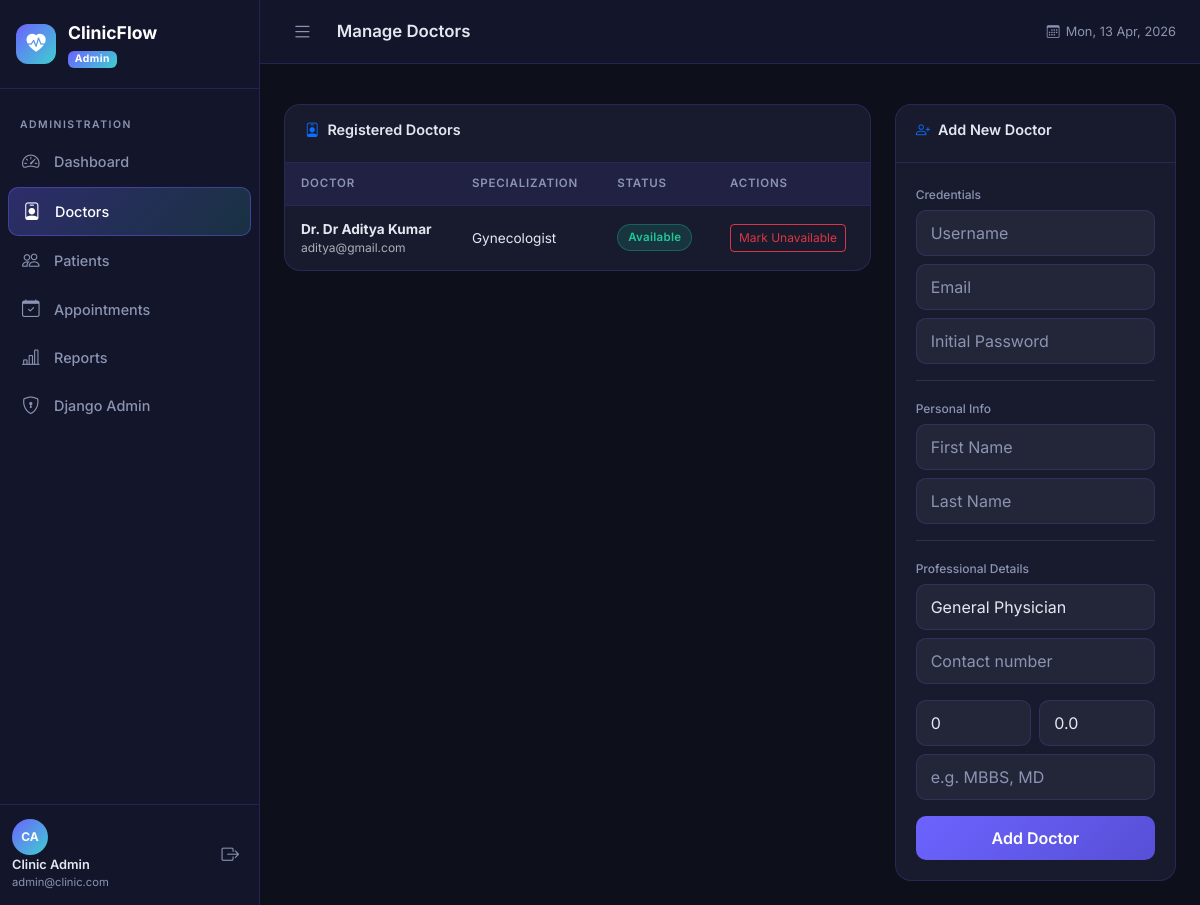
Page /admin-panel/doctors/ (signed in) on the committed database.
### accounts/models.py (models this page shows, shortened)
class User(AbstractUser):
    is_patient = models.BooleanField(default=False)
    is_doctor = models.BooleanField(default=False)
    is_admin_user = models.BooleanField(default=False)
    def get_role(self):
        if self.is_superuser or self.is_admin_user:
            return 'Admin'
        if self.is_doctor:
            return 'Doctor'
        if self.is_patient:
            return 'Patient'
        return 'Unknown'

### doctors/models.py (models this page shows, shortened)
class DoctorProfile(models.Model):
    user = models.OneToOneField(User, on_delete=models.CASCADE, related_name='doctor_profile')
    specialization = models.CharField(max_length=100, choices=SPECIALIZATION_CHOICES)
    contact_number = models.CharField(max_length=15, blank=True)
    qualification = models.CharField(max_length=200, blank=True)
    experience_years = models.PositiveIntegerField(default=0)
    consultation_fee = models.DecimalField(max_digits=8, decimal_places=2, default=0.00)
    bio = models.TextField(blank=True)
    is_available = models.BooleanField(default=True)
    created_at = models.DateTimeField(auto_now_add=True)

### patients/admin_views.py (the view)
    def wrapper(request, *args, **kwargs):
        if not request.user.is_authenticated or (
            not request.user.is_superuser and not request.user.is_admin_user
        ):
            from django.http import HttpResponseForbidden
            return HttpResponseForbidden("Admin access required.")
        return view_func(request, *args, **kwargs)

### patients/admin_views.py (called while the page is built)
def admin_required(view_func):
    def wrapper(request, *args, **kwargs):
        if not request.user.is_authenticated or (
            not request.user.is_superuser and not request.user.is_admin_user
        ):
            from django.http import HttpResponseForbidden
            return HttpResponseForbidden("Admin access required.")
        return view_func(request, *args, **kwargs)
    return login_required(wrapper)

@admin_required
def manage_doctors(request):
    form = AddDoctorForm(request.POST or None)
    if request.method == 'POST' and form.is_valid():
        form.save()
        messages.success(request, "Doctor added successfully!")
        return redirect('admin_panel:doctors')
    doctors = DoctorProfile.objects.select_related('user').annotate(
        appt_count=Count('appointments')
    )
    return render(request, 'admin_panel/doctors.html', {'form': form, 'doctors': doctors})

### templates/admin_panel/doctors.html (shortened to what this page needs)
{% extends 'base.html' %}
{% block page_title %}Manage Doctors{% endblock %}
{% block content %}
<div class="row">
  <div class="col-lg-8">
    <div class="clinic-card">
      <div class="clinic-card-header">
        <h5 class="clinic-card-title"><i class="bi bi-person-badge text-primary"></i> Registered Doctors</h5>
      </div>
      <div class="clinic-card-body p-0">
        <div class="table-responsive">
          <table class="clinic-table">
            <thead>
              <tr>
                <th>Doctor</th>
                <th>Specialization</th>
                <th>Status</th>
                <th>Actions</th>
              </tr>
            </thead>
            <tbody>
              {% for d in doctors %}
              <tr>
                <td>
                  <div class="fw-bold">Dr. {{ d.user.get_full_name }}</div>
                  <div class="text-muted" style="font-size:0.75rem">{{ d.user.email }}</div>
                </td>
                <td>{{ d.specialization }}</td>
                <td>
                  {% if d.is_available %}
                    <span class="status-badge status-completed">Available</span>
                  {% else %}
                    <span class="status-badge status-cancelled">Unavailable</span>
                  {% endif %}
                </td>
                <td>
                  <form method="post" action="{% url 'admin_panel:toggle_doctor' d.pk %}">
                    <button type="submit" class="btn btn-sm {% if d.is_available %}btn-outline-danger{% else %}btn-outline-success{% endif %} py-1" style="font-size:0.75rem">
                      {% if d.is_available %}Mark Unavailable{% else %}Mark Available{% endif %}
                    </button>
                  </form>
                </td>
              </tr>
              {% empty %}
              <tr><td colspan="4" class="text-center py-4">No doctors found.</td></tr>
              {% endfor %}
            </tbody>
          </table>
        </div>
      </div>
    </div>
  </div>
  <div class="col-lg-4">
    <div class="clinic-card position-sticky" style="top: 80px">
      <div class="clinic-card-header">
        <h5 class="clinic-card-title"><i class="bi bi-person-plus text-primary"></i> Add New Doctor</h5>
      </div>
      <div class="clinic-card-body">
        <form method="post">
          <div class="mb-2">
            <label class="form-label" style="font-size:0.75rem">Credentials</label>
            {{ form.username }}
            <div class="mt-2">{{ form.email }}</div>
            <div class="mt-2">{{ form.password }}</div>
          </div>
          <hr class="border-secondary my-3">
          <div class="mb-2">
            <label class="form-label" style="font-size:0.75rem">Personal Info</label>
            {{ form.first_name }}
            <div class="mt-2">{{ form.last_name }}</div>
          </div>
          <hr class="border-secondary my-3">
          <div class="mb-3">
            <label class="form-label" style="font-size:0.75rem">Professional Details</label>
            {{ form.specialization }}
            <div class="mt-2">{{ form.contact_number }}</div>
            <div class="row mt-2 g-2">
              <div class="col-6">{{ form.experience_years }}</div>
              <div class="col-6">{{ form.consultation_fee }}</div>
            </div>
            <div class="mt-2">{{ form.qualification }}</div>
          </div>
          <button type="submit" class="btn btn-primary-grad w-100">Add Doctor</button>
        </form>
      </div>
    </div>
  </div>
</div>
{% endblock %}

### templates/base.html (shortened to what this page needs)
{% load static %}
<!DOCTYPE html>
<html lang="en" data-bs-theme="dark">
<head>
  <link href="https://cdn.jsdelivr.net/npm/bootstrap@5.3.3/dist/css/bootstrap.min.css" rel="stylesheet" />
  <link href="https://cdn.jsdelivr.net/npm/bootstrap-icons@1.11.3/font/bootstrap-icons.min.css" rel="stylesheet" />
  <link href="{% static 'css/style.css' %}" rel="stylesheet" />
</head>
<body>
{% if user.is_authenticated %}
<div class="app-wrapper">
  <aside class="sidebar" id="sidebar">
    <div class="sidebar-brand">
      <div class="brand-icon"><i class="bi bi-heart-pulse-fill"></i></div>
      <div class="brand-text">
        <span class="brand-name">ClinicFlow</span>
        <span class="brand-role badge">{{ user.get_role }}</span>
      </div>
    </div>
    <nav class="sidebar-nav">
      {% if user.is_superuser or user.is_admin_user %}
        <div class="nav-section">Administration</div>
        <a href="{% url 'admin_panel:dashboard' %}" class="nav-link {% if request.resolver_match.namespace == 'admin_panel' and request.resolver_match.url_name == 'dashboard' %}active{% endif %}">
          <i class="bi bi-speedometer2"></i> Dashboard
        </a>
        <a href="{% url 'admin_panel:doctors' %}" class="nav-link {% if request.resolver_match.url_name == 'doctors' %}active{% endif %}">
          <i class="bi bi-person-badge"></i> Doctors
        </a>
        <a href="{% url 'admin_panel:patients' %}" class="nav-link {% if request.resolver_match.url_name == 'patients' %}active{% endif %}">
          <i class="bi bi-people"></i> Patients
        </a>
        <a href="{% url 'admin_panel:appointments' %}" class="nav-link {% if request.resolver_match.url_name == 'appointments' %}active{% endif %}">
          <i class="bi bi-calendar-check"></i> Appointments
        </a>
        <a href="{% url 'admin_panel:reports' %}" class="nav-link {% if request.resolver_match.url_name == 'reports' %}active{% endif %}">
          <i class="bi bi-bar-chart-line"></i> Reports
        </a>
        <a href="/admin/" class="nav-link">
          <i class="bi bi-shield-lock"></i> Django Admin
        </a>
      {% endif %}
    </nav>
    <div class="sidebar-footer">
      <div class="user-info">
        <div class="user-avatar">{{ user.first_name|first|upper }}{{ user.last_name|first|upper }}</div>
        <div>
          <div class="user-name">{{ user.get_full_name|default:user.username }}</div>
          <div class="user-email">{{ user.email|truncatechars:22 }}</div>
        </div>
      </div>
      <a href="{% url 'accounts:logout' %}" class="logout-btn">
        <i class="bi bi-box-arrow-right"></i>
      </a>
    </div>
  </aside>
  <main class="main-content">
    <header class="topbar">
      <button class="sidebar-toggle" id="sidebarToggle">
        <i class="bi bi-list"></i>
      </button>
      <div class="topbar-title">{% block page_title %}Dashboard{% endblock %}</div>
      <div class="topbar-right">
        <span class="topbar-date"><i class="bi bi-calendar3"></i> <span id="topbar-date"></span></span>
      </div>
    </header>
    <div class="alert-container">
    </div>
    <div class="page-content">
{% endif %}
  {% block content %}{% endblock %}
{% if user.is_authenticated %}
    </div>
  </main>
</div>
{% else %}
</div>
{% endif %}
</body>
</html>

### rows in the picture
User: get_role "Admin", first_name|first "C", last_name|first "A", get_full_name "Clinic Admin", email "admin@clinic.com"
DoctorProfile: user.get_full_name "Dr Aditya Kumar", user.email "aditya@gmail.com", specialization "Gynecologist", is_available "Available"
